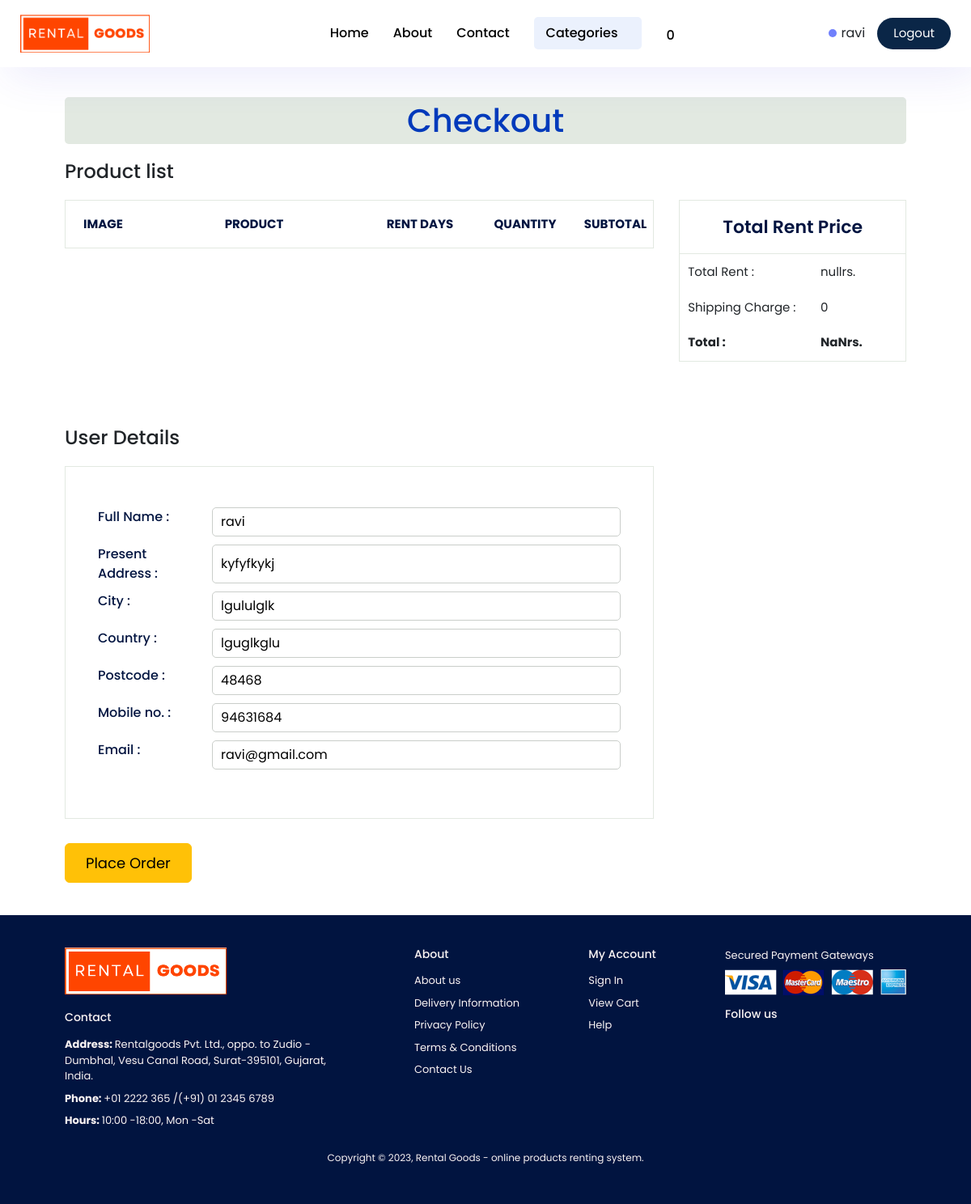
The app's page /checkout.php (signed in) with its own data.
### tables this page shows
CREATE TABLE `usersinfo` (
  `sno` int(8) NOT NULL,
  `user_name` varchar(20) NOT NULL,
  `gender` varchar(10) NOT NULL,
  `date_of_birth` varchar(10) NOT NULL,
  `aadhar_card_no` int(15) NOT NULL,
  `address` varchar(255) NOT NULL,
  `city` varchar(20) NOT NULL,
  `country` varchar(20) NOT NULL,
  `postcode` int(10) NOT NULL,
  `mobile_no` bigint(15) NOT NULL,
  `email` varchar(50) NOT NULL,
  `password` varchar(255) NOT NULL,
  `timestamp` datetime NOT NULL DEFAULT current_timestamp()
);

### checkout.php (the view, shortened to what this page needs)
<!DOCTYPE html>
<html lang="en">
<head>
    <link rel="stylesheet" href="css/style.css" />
    <link href="https://unpkg.com/boxicons@2.1.4/css/boxicons.min.css" rel="stylesheet" />
    <link rel="stylesheet" href="https://maxst.icons8.com/vue-static/landings/line-awesome/line-awesome/1.3.0/css/line-awesome.min.css" />
    <link href="https://cdn.jsdelivr.net/npm/bootstrap@5.3.0-alpha1/dist/css/bootstrap.min.css" rel="stylesheet">
</head>
<body>
    <?php include('partials/_navbar.php'); ?>
    <section id="productCheckoutList" class="section-p1">
        <h1 class="heading">Checkout</h1>
        <h4 class="listTitle">Product list</h4>
        <div class="list_container">
            <table width="100%" class="left_form">
                <thead>
                    <tr>
                        <td>Image</td>
                        <td>Product</td>
                        <td>Rent Days</td>
                        <td>Quantity</td>
                        <td>Subtotal</td>
                    </tr>
                </thead>
            </table>
            <table class="totalRentPrice">
                <tr>
                    <th colspan="2">Total Rent Price</th>
                </tr>
                <tr>
                    <td>Total Rent : </td>
                    <td class="t_rent">2500.00rs.</td>
                </tr>
                <tr>
                    <td>Shipping Charge : </td>
                    <td class="shipping_charge">0</td>
                </tr>
                <tr>
                    <td><strong>Total : </strong></td>
                    <td><strong class="totalProductRent">2500rs.</strong></td>
                </tr>
            </table>
        </div>
    </section>
    <?php
    include('partials/_dbconnect.php');
    $sql = "SELECT * FROM `usersinfo` WHERE `sno`= " . $_SESSION['sno'];
    $result = mysqli_query($conn, $sql);
    $row = mysqli_fetch_assoc($result);
        echo '<section id="userInfo" class="section-p1">
        <h4>User Details</h4>
        <form action="/RentalGoods/payment.php" method="post" id="deliveryDetail">
            <div class="detailForm">
                <div>
                    <label for="fullName">Full Name : </label>
                    <input type="text" name="fullName" id="fullName" value="' . $row['user_name'] . '" >
                </div>
                <div>
                    <label for="address">Present Address : </label>
                    <input type="text" name="address" id="address" value="' . $row['address'] . '" >
                </div>
                <div>
                    <label for="city">City : </label>
                    <input type="text" name="city" id="city" value="' . $row['city'] . '">
                </div>
                <div>
                    <label for="country">Country : </label>
                    <input type="text" name="country" id="country" value="' . $row['country'] . '">
                </div>
                <div>
                    <label for="postcode">Postcode : </label>
                    <input type="text" name="postcode" id="postcode" value="' . $row['postcode'] . '">
                </div>
                <div>
                    <label for="mobileNumber">Mobile no. : </label>
                    <input type="text" name="mobileNumber" id="mobileNumber" value="' . $row['mobile_no'] . '" maxlength="10">
                </div>
                <div>
                    <label for="email">Email : </label>
                    <input type="email" name="email" id="email" value="' . $row['email'] . '">
                </div>
            </div>
            <input type="hidden" name="totalAmountPay" id="totalAmountPay" class="">
            <button type="submit" class="btn btn-warning">Place Order</button>
        </form>
    </section>';
     ?>
    <?php include('partials/_footer.php'); ?>
</body>
</html>

### css/style.css (style rules this page uses)
* { margin: 0; padding: 0; box-sizing: border-box; font-family: 'Poppins', sans-serif; }
html { font-size: 16px; }
.section-p1 { padding: 40px 80px; }
body { width: 100%; }
#productCheckoutList { padding-top: 120px; }
#productCheckoutList .list_container { display: flex; justify-content: space-between; }
#productCheckoutList .heading { background-color: #e2e9e1; color: #023abb; border-radius: 5px; margin-bottom: 20px; padding: 5px 0; text-align: center; }
#productCheckoutList .listTitle { margin: 10px 0 20px; }
#productCheckoutList .left_form { width: 70%; height: 50px; border-collapse: collapse; table-layout: fixed; white-space: pre-wrap; border: 1px solid #e2e9e1; }
#productCheckoutList .left_form td:nth-child(1), #productCheckoutList .left_form td:nth-child(5) { text-align: center; font-size: 15px; }
#productCheckoutList .left_form td:nth-child(2) { width: 280px; text-align: center; font-size: 15px; }
#productCheckoutList .left_form td:nth-child(3), #productCheckoutList .left_form td:nth-child(4) { width: 130px; text-align: center; font-size: 15px; }
#productCheckoutList .left_form thead { border: none; border-bottom: 1px solid #e2e9e1; }
#productCheckoutList .left_form thead td { font-weight: 700; text-transform: uppercase; font-size: 14px; padding: 18px 0; color: #011440; }
#productCheckoutList .totalRentPrice { width: 27%; height: 200px; border: 1px solid #e2e9e1; }
#productCheckoutList .totalRentPrice th { text-align: center; font-size: 22px; font-weight: 600; border-bottom: 1px solid #e2e9e1; color: #011440; }
#productCheckoutList .totalRentPrice td:nth-child(1) { width: 50px; text-align: left; padding: 0 10px; font-size: 15px; }
#productCheckoutList .totalRentPrice td:nth-child(2) { width: 50px; padding: 0; font-size: 15px; }
#userInfo h4 { margin: 0 0 20px; }
#userInfo .detailForm { border: 1px solid #e2e9e1; width: 70%; padding: 50px 40px; margin-bottom: 30px; }
#userInfo .detailForm div { margin-bottom: 10px; display: flex; }
#userInfo .detailForm div label { color: #011440; width: 20%; margin-right: 15px; font-weight: 500; font-size: 16px; }
#userInfo .detailForm div input { width: 80%; padding: 5px 10px; font-size: inherit; font-family: inherit; border: 1px solid #caceca; border-radius: 5px; }
#userInfo form button { font-size: 18px; padding: 10px 25px; }

### records on screen
usersinfo: fullName "ravi", address "kyfyfkykj", city "lgululglk", country "lguglkglu", postcode "48468", mobileNumber "94631684", email "ravi@gmail.com"

### other values on screen
$_SESSION['user_name'] "ravi"
